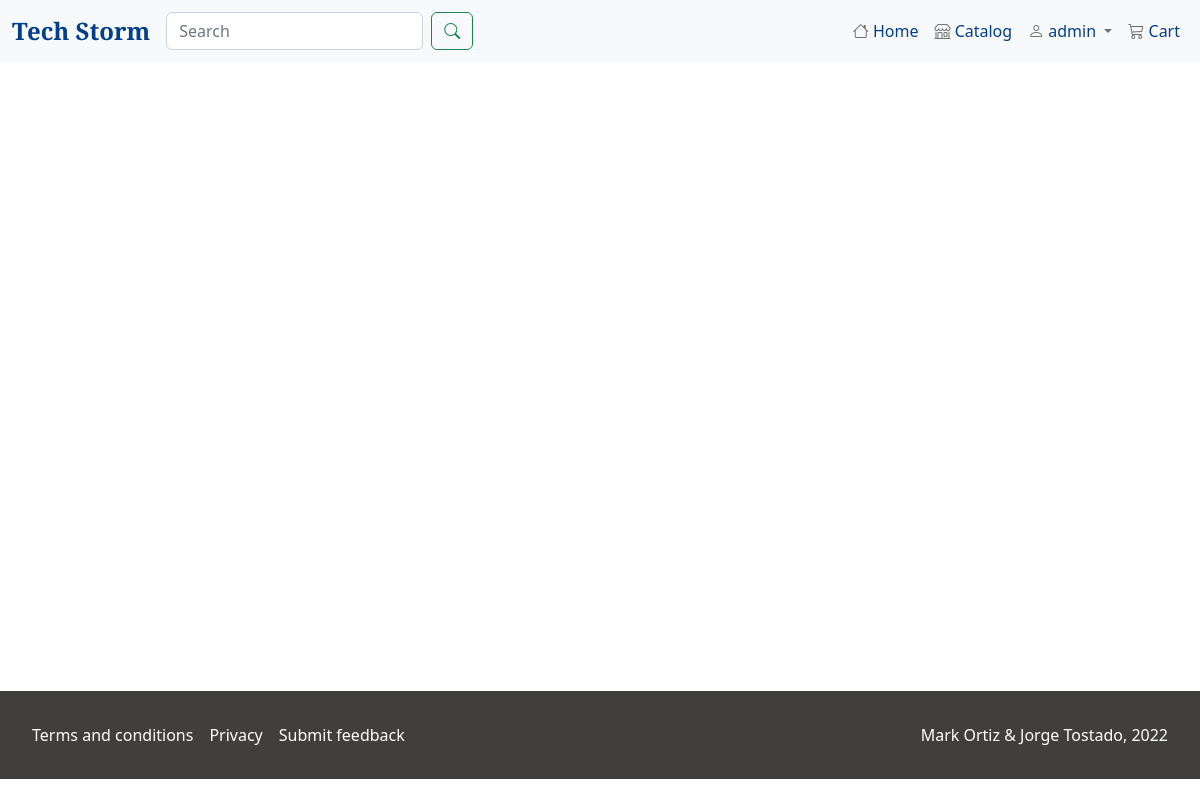
The page /review/list/ (signed in) on the database as committed earlier.
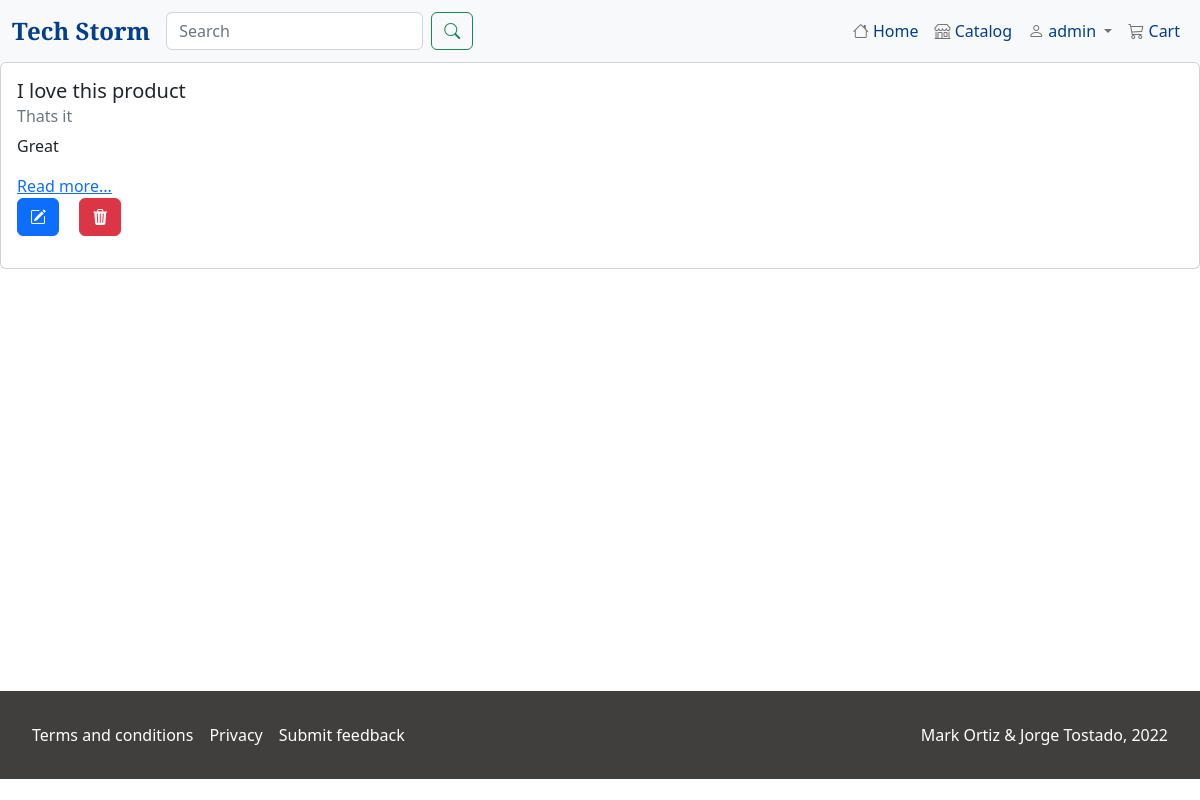
The same page on the database as committed later.
### reviews/models.py (models this page shows, shortened)
class Review(models.Model):
    SCORE_CHOICES = (
        (1, '1'),
        (2, '2'),
        (3, '3'),
        (4, '4'),
        (5, '5')
    )
    title = models.CharField(max_length=256)
    subtitle = models.CharField(max_length=256)
    author = models.ForeignKey(
        get_user_model(),
        on_delete=models.CASCADE
    )
    score = models.IntegerField(choices=SCORE_CHOICES, default=1)
    body = models.TextField()
    created_on = models.DateTimeField(auto_now_add=True)
    product = models.ForeignKey(
        Product,
        on_delete=models.CASCADE,
        blank=True,
        null=True
    )

### reviews/views.py (the view)
# urls.py: path('list/', PostPublishedView.as_view(), name='list_review'),
class PostPublishedView(LoginRequiredMixin, ListView):
    template_name = 'review/list.html'
    model = Review
    def  get_context_data(self, **kwargs):
        context = super().get_context_data(**kwargs)
        context['review_list'] = Review.objects.filter(
                                    author=self.request.user
                                    ).order_by(
                                        'created_on').reverse()
        return context

### templates/review/list.html (shortened to what this page needs)
{% extends 'base.html' %}
{% block content %}
{% for review in review_list %}
<div class="card">
    <div class="card-body">
      <h5 class="card-title">{{ review.title }}</h5>
      <h6 class="card-subtitle mb-2 text-muted">{{ review.subtitle }}</h6>
      <p class="card-text">{{ review.body | truncatechars:500 }}</p>
      <a href="{% url 'detail' review.id %}" class="card-link">Read more...</a>
      {% if user == review.author %}
        <p class ="author-options">
            <a href="{% url 'edit' review.id %}" class="card-link"><i class="btn btn-primary bi bi-pencil-square"></i></a>
            <a href="{% url 'delete' review.id %}" class="card-link"><i class="btn btn-danger bi bi-trash3-fill"></i></a>
        </p>
      {% endif %}
    </div>
  </div>
{% endfor %}
{% endblock content %}

Rows that differ between the two databases and show on the page:
added Review: title "I love this product", subtitle "Thats it", body "Great"
